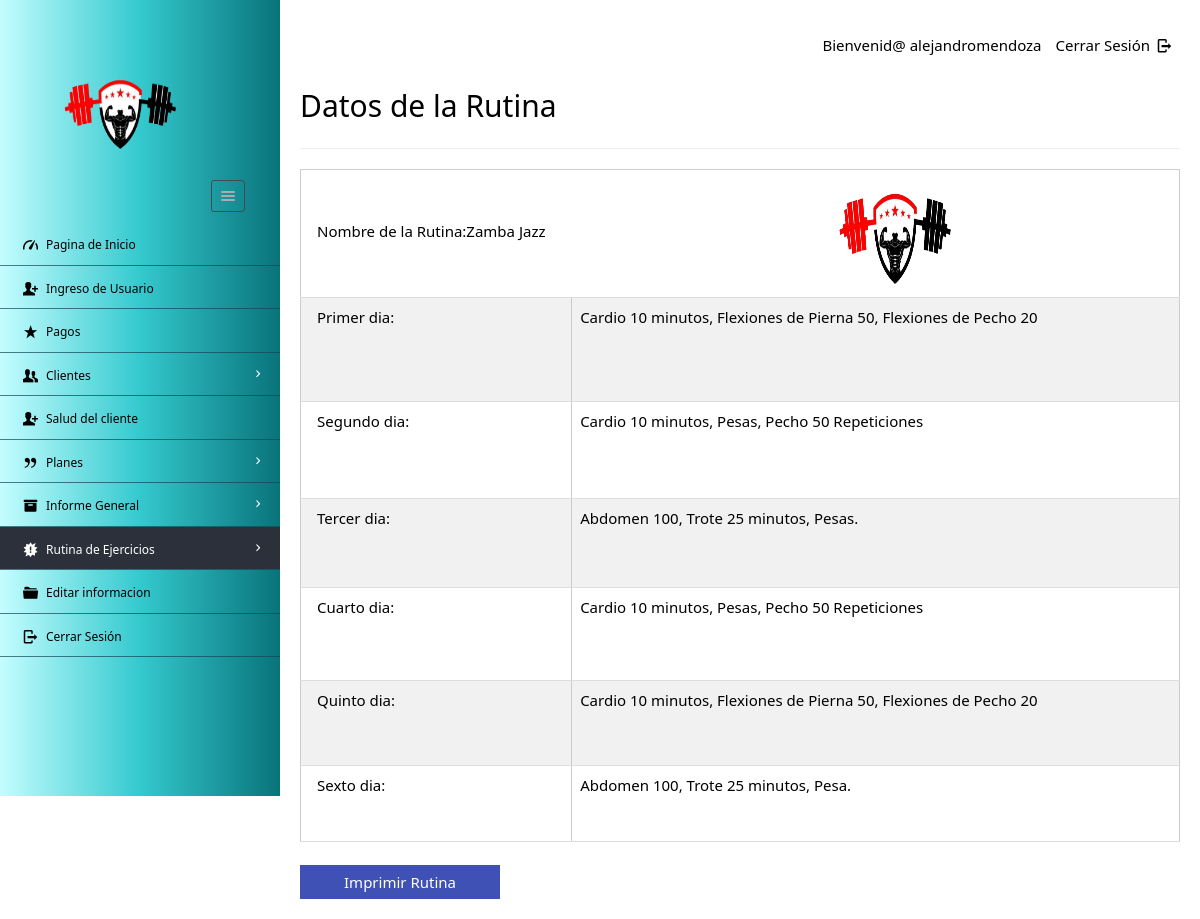
The app's page /dashboard/admin/viewdetailroutine.php?id=1 (signed in) with its own data.
### tables this page shows
CREATE TABLE `timetable` (
  `tid` int(12) NOT NULL,
  `tname` varchar(45) DEFAULT NULL,
  `day1` varchar(200) DEFAULT NULL,
  `day2` varchar(200) DEFAULT NULL,
  `day3` varchar(200) DEFAULT NULL,
  `day4` varchar(200) DEFAULT NULL,
  `day5` varchar(200) DEFAULT NULL,
  `day6` varchar(200) DEFAULT NULL
);

### dashboard/admin/viewdetailroutine.php (the view, shortened to what this page needs)
<?php
require '../../include/db_conn.php';
?>
<!DOCTYPE html>
<html lang="en">
<head>
    <link rel="stylesheet" href="../../css/style.css"  id="style-resource-5">
    <link rel="stylesheet" href="../../css/dashMain.css">
    <link rel="stylesheet" type="text/css" href="../../css/entypo.css">
	<link href="a1style.css" rel="stylesheet" type="text/css">
</head>
     <body class="page-body  page-fade" onload="collapseSidebar()">
    	<div class="page-container sidebar-collapsed" id="navbarcollapse">
		<div class="sidebar-menu">
			<header class="logo-env">
			<div class="logo">
				<a href="main.php">
					<img src="../../images/logo.png" alt="" width="192" height="80" />
				</a>
			</div>
					<div class="sidebar-collapse" onclick="collapseSidebar()">
				<a href="#" class="sidebar-collapse-icon with-animation">
					<i class="entypo-menu"></i>
				</a>
			</div>
			</header>
    		<?php include('nav.php'); ?>
    	</div>
    		<div class="main-content">
				<div class="row">
					<div class="col-md-6 col-sm-8 clearfix">
					</div>
					<div class="col-md-6 col-sm-4 clearfix hidden-xs">
						<ul class="list-inline links-list pull-right">
							<li>Bienvenid@ <?php echo $_SESSION['full_name']; ?>
							</li>
							<li>
								<a href="logout.php">
									Cerrar Sesión <i class="entypo-logout right"></i>
								</a>
							</li>
						</ul>
					</div>
				</div>
				<h2>Datos de la Rutina</h2>
				<hr/>
		<?php
		$id=$_GET['id'];
		$sql="Select * from timetable t Where t.tid=$id";
		$res=mysqli_query($con, $sql);
					 if($res){
						      	$row=mysqli_fetch_array($res,MYSQLI_ASSOC);
						      }
		?>
		<div id=print>
		<table width="619" height="673" class="table table-bordered datatable a1-table-all" id="table-1" border=2 align="center">
  <tr>
    <td height="87" colspan="2">Nombre de la Rutina:<?php echo $row['tname'] ?> <span align="right"> <img src="logo.png" width="121" height="114"  alt=""/></span></td>
    </tr>
  <tr>
    <td width="186" height="103">Primer dia:</td>
    <td width="417"><?php echo $row['day1'] ?></td>
  </tr>
  <tr>
    <td height="96">Segundo dia:</td>
    <td><?php echo $row['day2'] ?></td>
  </tr>
  <tr>
    <td height="87">Tercer dia:</td>
    <td><?php echo $row['day3'] ?></td>
  </tr>
  <tr>
    <td height="92">Cuarto dia:</td>
    <td><?php echo $row['day4'] ?></td>
  </tr>
  <tr>
    <td height="84">Quinto dia:</td>
    <td><?php echo $row['day5'] ?></td>
  </tr>
  <tr>
    <td height="75">Sexto dia:</td>
    <td><?php echo $row['day6'] ?></td>
  </tr>
        </table></div>
							  <br>
				<input type="button" class="a1-btn a1-indigo" style="width: 200px; "  value="Imprimir Rutina" onclick="myFunction()">
    	</div>
    </body>
</html>

### dashboard/admin/nav.php (shortened to what this page needs)
<ul id="main-menu" class="" >
    <li id="dash"><a href="index.php"><i class="entypo-gauge"></i><span>Pagina de Inicio</span></a></li>
	<li id="regis"><a href="new_entry.php"><i class="entypo-user-add"></i><span>Ingreso de Usuario</span></a>
	<li id="paymnt"><a href="payments.php"><i class="entypo-star"></i><span>Pagos</span></a></li>
	<li class="" id="hassubopen"><a href="#" onclick="memberExpand(1)"><i class="entypo-users"></i><span>Clientes</span></a>
	</li>
	<li id="health_status"><a href="new_health_status.php"><i class="entypo-user-add"></i><span>Salud del cliente</span></a>
		<li class="" id="planhassubopen"><a href="#" onclick="memberExpand(2)"><i class="entypo-quote"></i><span>Planes </span></a>
	<li class="" id="overviewhassubopen"><a href="#" onclick="memberExpand(3)"><i class="entypo-box"></i><span>Informe General</span></a>
	<li class="" id="routinehassubopen"><a href="#" onclick="memberExpand(4)"><i class="entypo-alert"></i><span>Rutina de Ejercicios</span></a>
	</li>
	<li id="adminprofile"><a href="more-userprofile.php"><i class="entypo-folder"></i><span>Editar informacion</span></a></li>
	<li><a href="logout.php"><i class="entypo-logout"></i><span>Cerrar Sesión</span></a></li>
</ul>

### css/style.css (style rules this page uses)
html { font-size: 62.5%; font-family: sans-serif; }
div { display: block; }
body { font-family: "Noto Sans", sans-serif, "Helvetica Neue", Helvetica, Arial, sans-serif; font-size: 12px; line-height: 1.428571429; display: block; margin: 0; }
*, *:before, *:after { box-sizing: border-box; }
a { text-decoration: none; background: transparent; }
img { vertical-align: middle; }
img { border: 0; }
.logo img { width: 220px; height: 200px; }
input, button, select, textarea { font-family: inherit; font-size: inherit; line-height: inherit; }
button, input { line-height: normal; }
button, input, select, textarea { font-family: inherit; font-size: 100%; margin: 0; }
input { background-color: white; cursor: text; padding: 1px; border-width: 2px; border-style: inset; border-color: initial; border-image: initial; }
input, textarea, select, button { text-rendering: auto; color: initial; letter-spacing: normal; word-spacing: normal; text-transform: none; text-indent: 0px; text-shadow: none; display: inline-block; text-align: start; margin: 0em; font: 400 13.3333px Arial; }
button, html input[type="button"], input[type="reset"], input[type="submit"] { cursor: pointer; }
a { color: #373e4a; text-decoration: none; }
a { background: transparent; }
a { color: #373e4a; }
.page-container { position: relative; padding-left: 280px; }
.page-container .sidebar-menu { position: absolute; width: 280px; top: 0; left: 0; bottom: 0; background: #0F2027; background: -webkit-linear-gradient(to right, #bfffff, #3fc9ce, #0a6981); background: linear-gradient(to right, #c4fdff, #34c9ce, #09737a); color: #aaabae; z-index: 1; min-height: 796px; box-sizing: border-box; }
.page-container .sidebar-menu .logo-env { width: 100%; padding: 35px; padding-bottom: 10px; box-sizing: border-box; }
.page-container .sidebar-menu .logo-env:before, .page-container .sidebar-menu .logo-env:after { content: " "; display: table; }
.page-container .sidebar-menu .logo-env > div { display: block; vertical-align: middle; white-space: nowrap; float: left; }
.page-container .sidebar-menu .logo-env > div > a { display: inline-block; color: #aaabae; }
.page-container .sidebar-menu .logo-env > div.sidebar-collapse, .page-container .sidebar-menu .logo-env > div.sidebar-mobile-menu { position: relative; float: right; }
.page-container .sidebar-menu .logo-env > div.sidebar-collapse a, .page-container .sidebar-menu .logo-env > div.sidebar-mobile-menu a { display: inline-block; border: 1px solid #454a54; text-align: center; padding: 0; line-height: 1; font-size: 20px; font-weight: 300; padding: 5px 2px; background-clip: padding-box; border-radius: 3px; transition: all 200ms ease-in-out; }
.page-container .sidebar-menu .logo-env .logo img { width: 180px; height: 150px; }
.page-container .sidebar-menu .logo-env:after { clear: both; }
.page-container .sidebar-menu #main-menu { list-style: none; margin: 0; padding: 0; margin-bottom: 20px; }
ul, ol { margin-top: 0; margin-bottom: 8.5px; }
ul, menu, dir { display: block; list-style-type: disc; }
.page-container .sidebar-menu #main-menu li { position: relative; margin: 0; font-size: 12px; border-bottom: 1px solid rgba(69, 74, 84, 0.7); }
li { display: list-item; }
.page-container .sidebar-menu #main-menu li a { position: relative; display: block; padding: 10px 20px; color: #020000; z-index: 2; transition: color 250ms ease-in-out, background-color 250ms ease-in-out; }
.page-container .sidebar-menu #main-menu li a i { top: 1px; }
.page-container .sidebar-menu #main-menu li i { position: relative; font-size: 15px; margin-right: 5px; }
i, cite, em, var, address, dfn { font-style: italic; }
.page-container .sidebar-menu #main-menu li a span { transition: 350ms opacity ease-in-out; }
.page-container .sidebar-menu #main-menu li.has-sub > a:before { position: relative; content: '\e877'; content: '\e879'; display: inline-block; font-family: 'Entypo'; color: #454a54; color: #FFF; float: right; font-size: 15px; margin-left: 13px; top: 0px; transition: all 300ms ease-in-out; }
.page-container .sidebar-menu #main-menu li { position: relative; margin: 0; font-size: 12px; border-bottom: 1px solid rgba(19, 72, 85, 0.7); }

### dashboard/admin/viewdetailroutine.php (style rules this page uses)
.page-container .sidebar-menu #main-menu li#routinehassubopen > a { background-color: #2b303a; color: #ffffff; }

### records on screen
timetable: tname "Zamba Jazz", day1 "Cardio 10 minutos, Flexiones de Pierna 50, Flexiones de Pecho 20", day2 "Cardio 10 minutos, Pesas, Pecho 50 Repeticiones", day3 "Abdomen 100, Trote 25 minutos, Pesas.", day4 "Cardio 10 minutos, Pesas, Pecho 50 Repeticiones", day5 "Cardio 10 minutos, Flexiones de Pierna 50, Flexiones de Pecho 20", day6 "Abdomen 100, Trote 25 minutos, Pesa."

### other values on screen
$_SESSION['full_name'] "alejandromendoza"
